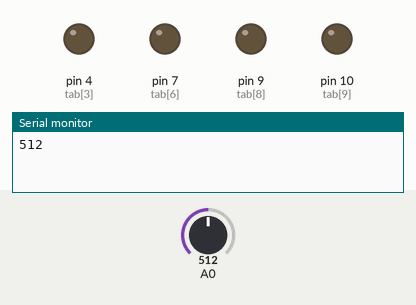
Simulated run of this sketch. Board: Arduino Uno, built with avr-gcc and run on an emulated ATmega328P. Shown: output pins drawn as LEDs (lit = HIGH), the last lines printed to the serial monitor. The inputs (shaded band) are chosen by the test bench; at power-on: A0 = 512. Pins used as bus, display or sensor lines are not drawn.

Above: at 0.17 s.
At 55.3 s:
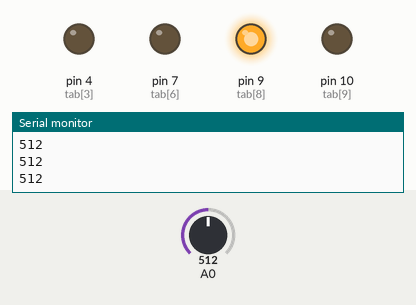
Timing chart, 0 to 55.6 s (numbered marks = the images above):
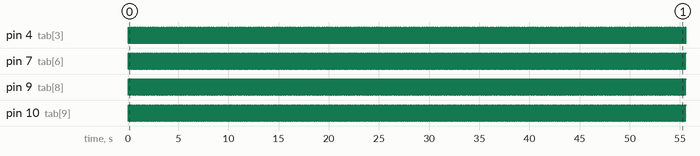

The sketch:

une_led_sur_trois.ino
```cpp
int val;
int i=1;//compteur
int tab[12]={1,2,3,4,5,6,7,8,9,10,11,12};
void setup() {

  Serial.begin(9600);

}

void loop() {

val = analogRead(A0);
Serial.println(val);
 for(i=0;i<12;i=i+3){
    pinMode(tab[i],OUTPUT);
    pinMode(tab[i+3],OUTPUT);
    digitalWrite(tab[i],HIGH);
    delay(3);
     digitalWrite(tab[i+3],HIGH);
     delay(3);
 }
 for(i=0;i<12;i=i+3){
    digitalWrite(tab[i],LOW);
    delay(20);
     digitalWrite(tab[i+3],LOW);
     delay(20);
 }

}
```

Measured:
- by itself, pin 4 (tab[3]): alternates HIGH for 0.04 s and LOW for 0.14 s
- by itself, pin 7 (tab[6]): alternates HIGH for 0.08 s and LOW for 0.11 s
- by itself, pin 9 (tab[8]): alternates HIGH for 0.14 s and LOW for 0.04 s
- by itself, pin 10 (tab[9]): alternates HIGH for 0.11 s and LOW for 0.08 s
